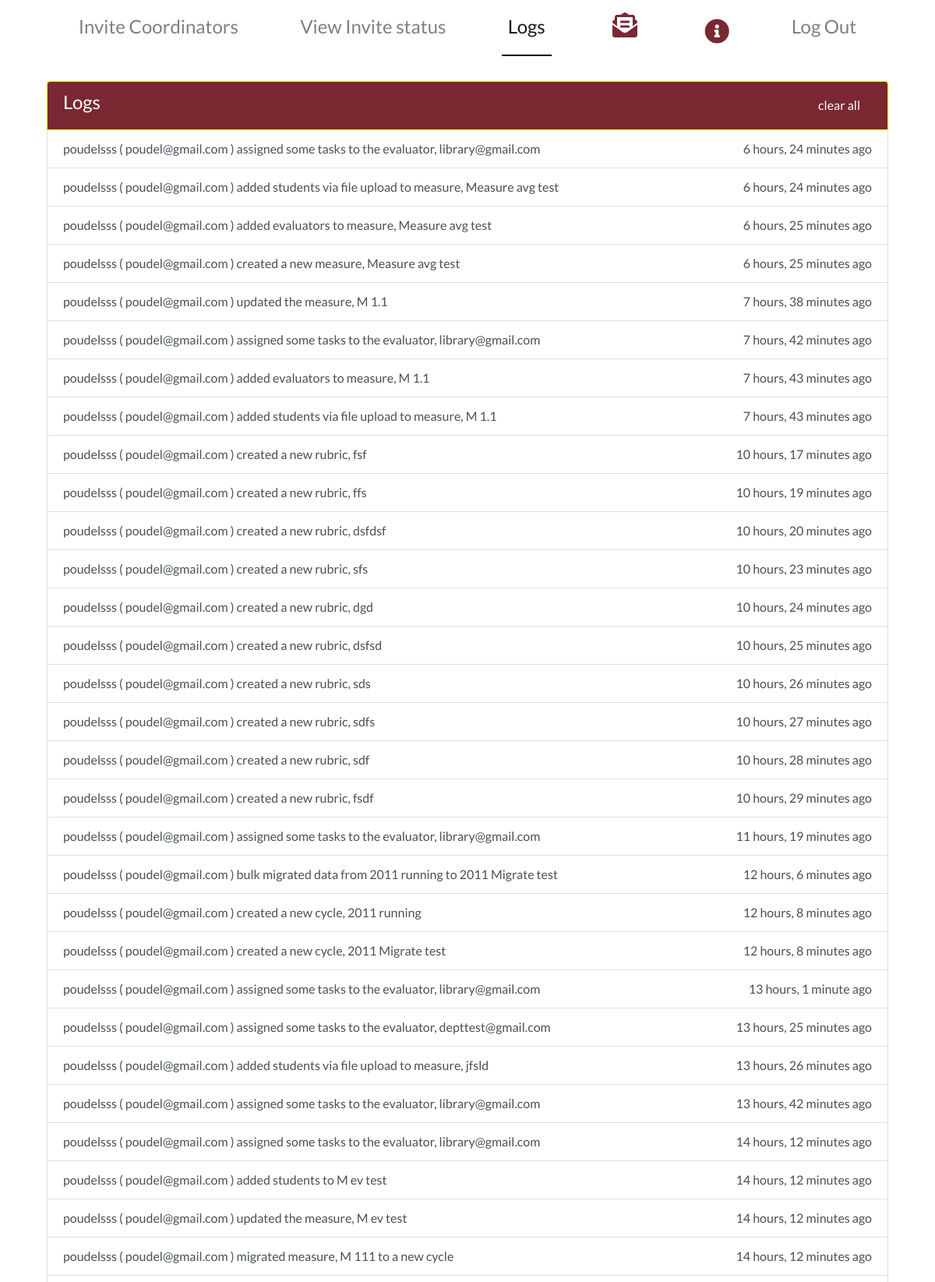
Page /logs (signed in, upper part) on the committed database.
### main/models.py (models this page shows)
class Log(models.Model):
    message = models.CharField(max_length=400)
    created_at = models.DateTimeField()
    read = models.BooleanField(default=False)
    subject = models.CharField(max_length=300, null=True)
    cor = models.CharField(max_length=200, null=True)

### main/views.py (the view)
# urls.py: path('logs', views.logs, name='logs'),
@user_passes_test(super_admin_test)
def logs(request):
    logs = Log.objects.filter(read=False).order_by('-created_at')
    logs_count = logs.count()
    context = {"logs":logs, 'log':'active', 'logs_count':logs_count, 'cordinator':InvitedCo.objects.all()}
    return render(request, 'main/logs.html', context)

### main/views.py (called while the page is built)
def super_admin_test(user):
    return user.is_superuser

### main/templates/main/logs.html (shortened to what this page needs)
{% extends  'main/superadminbase.html' %}
{% load static %}
{% block body_block %}
<div class = "container">
  <div class = "container-fluid">
    <ul class="list-group" style = "overflow-y:auto; height: 80vh;">
      <li class="list-group-item  list-group-item-action active  d-flex justify-content-between"><span> <h4>Logs</h4> </span>
        <a href = "{%url 'main:clear_log'%}">clear all</a>
      </li>
      {%for log in logs%}
        <a href= "#" class="list-group-item list-group-item-action d-flex justify-content-between"><span>{{log.message}}</span>
           {{log.created_at|timesince}} ago
         </a>
  {%empty%}
  <a href= "#" class="list-group-item list-group-item-action text-center" style="padding:20px;"><span >No activity to log. <br/> Please check back later</span>
   </a>
  {%endfor%}
</ul>
</div>
</div>
{%endblock%}

### main/static/css/landing.css (style rules this page uses)
body { font-family: Montserrat, Lato, 'Nunito Sans', Helvetica, Arial, Platino, Garamond, Bookman, Lucidia; }
body { height: 100vh; }
.list-group-item.active { z-index: 2; color: #fff; background-color: #7a2831 ; border-color: #fff300; }
h4 { font-family: lato; }

### main/templates/main/superadminnavbar.html (style rules this page uses)
ul li a { color:#FFF; text-decoration:none; padding:6px 15px; cursor:pointer; }

### rows in the picture
Log: message "poudelsss ( poudel@gmail.com ) assigned some tasks to the evaluator, library@gmail.com", created_at "6 hours, 24 minutes"
Log: message "poudelsss ( poudel@gmail.com ) added students via file upload to measure, Measure avg test", created_at "6 hours, 24 minutes"
Log: message "poudelsss ( poudel@gmail.com ) added evaluators to measure, Measure avg test", created_at "6 hours, 25 minutes"
Log: message "poudelsss ( poudel@gmail.com ) created a new measure, Measure avg test", created_at "6 hours, 25 minutes"
Log: message "poudelsss ( poudel@gmail.com ) updated the measure, M 1.1", created_at "7 hours, 38 minutes"
Log: message "poudelsss ( poudel@gmail.com ) assigned some tasks to the evaluator, library@gmail.com", created_at "7 hours, 42 minutes"
Log: message "poudelsss ( poudel@gmail.com ) added evaluators to measure, M 1.1", created_at "7 hours, 43 minutes"
Log: message "poudelsss ( poudel@gmail.com ) added students via file upload to measure, M 1.1", created_at "7 hours, 43 minutes"
Log: message "poudelsss ( poudel@gmail.com ) created a new rubric, fsf", created_at "10 hours, 17 minutes"
Log: message "poudelsss ( poudel@gmail.com ) created a new rubric, ffs", created_at "10 hours, 19 minutes"
Log: message "poudelsss ( poudel@gmail.com ) created a new rubric, dsfdsf", created_at "10 hours, 20 minutes"
Log: message "poudelsss ( poudel@gmail.com ) created a new rubric, sfs", created_at "10 hours, 23 minutes"
Log: message "poudelsss ( poudel@gmail.com ) created a new rubric, dgd", created_at "10 hours, 24 minutes"
Log: message "poudelsss ( poudel@gmail.com ) created a new rubric, dsfsd", created_at "10 hours, 25 minutes"
Log: message "poudelsss ( poudel@gmail.com ) created a new rubric, sds", created_at "10 hours, 26 minutes"
Log: message "poudelsss ( poudel@gmail.com ) created a new rubric, sdfs", created_at "10 hours, 27 minutes"
Log: message "poudelsss ( poudel@gmail.com ) created a new rubric, sdf", created_at "10 hours, 28 minutes"
Log: message "poudelsss ( poudel@gmail.com ) created a new rubric, fsdf", created_at "10 hours, 29 minutes"
Log: message "poudelsss ( poudel@gmail.com ) assigned some tasks to the evaluator, library@gmail.com", created_at "11 hours, 19 minutes"
Log: message "poudelsss ( poudel@gmail.com ) bulk migrated data from 2011 running to 2011 Migrate test", created_at "12 hours, 6 minutes"
Log: message "poudelsss ( poudel@gmail.com ) created a new cycle, 2011 running", created_at "12 hours, 8 minutes"
Log: message "poudelsss ( poudel@gmail.com ) created a new cycle, 2011 Migrate test", created_at "12 hours, 8 minutes"
Log: message "poudelsss ( poudel@gmail.com ) assigned some tasks to the evaluator, library@gmail.com", created_at "13 hours, 1 minute"
Log: message "poudelsss ( poudel@gmail.com ) assigned some tasks to the evaluator, depttest@gmail.com", created_at "13 hours, 25 minutes"
Log: message "poudelsss ( poudel@gmail.com ) added students via file upload to measure, jfsld", created_at "13 hours, 26 minutes"
Log: message "poudelsss ( poudel@gmail.com ) assigned some tasks to the evaluator, library@gmail.com", created_at "13 hours, 42 minutes"
Log: message "poudelsss ( poudel@gmail.com ) assigned some tasks to the evaluator, library@gmail.com", created_at "14 hours, 12 minutes"
Log: message "poudelsss ( poudel@gmail.com ) added students to M ev test", created_at "14 hours, 12 minutes"
Log: message "poudelsss ( poudel@gmail.com ) updated the measure, M ev test", created_at "14 hours, 12 minutes"
Log: message "poudelsss ( poudel@gmail.com ) migrated measure, M 111 to a new cycle", created_at "14 hours, 12 minutes"
